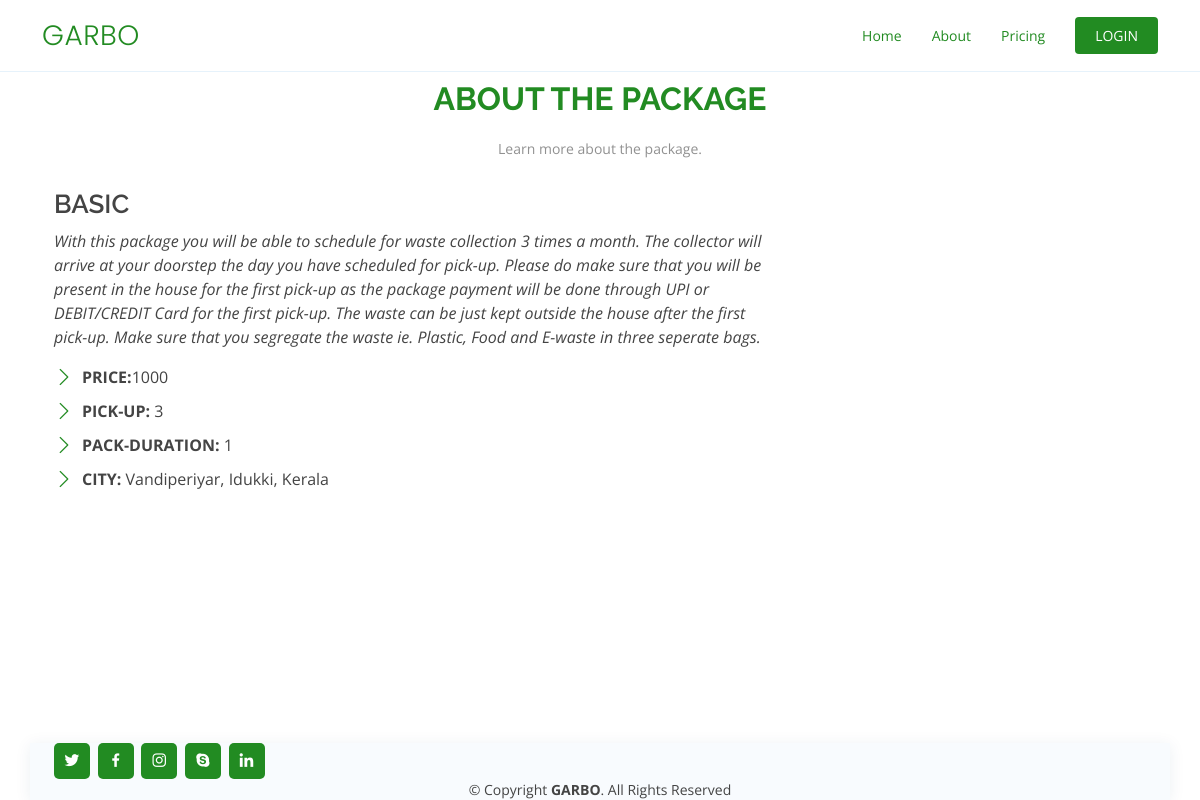
The app's page /price_details?id=1 with its own data.
### myapp/models.py (models this page shows, shortened)
class packages(models.Model):
    pack_name = models.CharField(max_length=100)
    pack_duration = models.CharField(max_length=100)
    pack_price = models.IntegerField()
    pack_details = models.TextField()
    day_pickup = models.CharField(max_length=100)

### myapp/views.py (the view)
# urls.py: path('price_details', views.price_details, name='price_details'),
def price_details(request):
    id = request.GET.get('id')
    print(id)
    up = packages.objects.get(id=int(id))
    context = {'up': up}
    return render(request, './myapp/price_details.html',context)

### myapp/templates/myapp/price_details.html (shortened to what this page needs)
{% extends 'myapp/base.html' %}
{% load static %}
{% block header %}
{% include 'myapp/header.html' %}
{% endblock %}
{% block body %}
<section id="about" class="about">
    <div class="about-me container">
      <div class="section-title">
        <h2>About the Package</h2>
        <p>Learn more about the package.</p>
      </div>
      <div class="row">
        <div class="col-lg-8 pt-4 pt-lg-0 content" data-aos="fade-left">
          <h3>{{up.pack_name}}</h3>
          <p class="fst-italic">
            {{up.pack_details}}
          </p>
          <div class="row">
            <div class="col-lg-6">
              <ul>
                <li><i class="bi bi-chevron-right"></i> <strong>PRICE:</strong>{{up.pack_price}} </li>
                <li><i class="bi bi-chevron-right"></i> <strong>PICK-UP:</strong> <span>{{up.day_pickup}}</span></li>
                <li><i class="bi bi-chevron-right"></i> <strong>PACK-DURATION:</strong> <span>{{up.pack_duration}}</span></li>
                <li><i class="bi bi-chevron-right"></i> <strong>CITY:</strong> <span>Vandiperiyar, Idukki, Kerala</span></li>
              </ul>
            </div>
      </section>
{% endblock %}

### myapp/static/myapp/assets/css/style.css (style rules this page uses)
body { font-family: "Open Sans", sans-serif; color: #444444; }
h1, h2, h3, h4, h5, h6 { font-family: "Raleway", sans-serif; }
section { padding: 80px 0; overflow: hidden; }
.section-title { text-align: center; padding-bottom: 30px; }
.section-title h2 { font-size: 32px; font-weight: bold; text-transform: uppercase; margin-bottom: 20px; padding-bottom: 0; color: #228b22; }
.section-title p { margin-bottom: 0; font-size: 14px; color: #919191; }
.about .content h3 { font-weight: 600; font-size: 26px; }
.about .content ul { list-style: none; padding: 0; }
.about .content ul li { padding-left: 28px; position: relative; }
.about .content ul li+li { margin-top: 10px; }
.about .content ul i { position: absolute; left: 0; top: 2px; font-size: 20px; color: #228b22; line-height: 1; }

### records on screen
packages: pack_name "BASIC", pack_details "With this package you will be able to schedule for waste collection 3 times a month. The collector will arrive at your doorstep the day you have scheduled for pick-up. Please do make sure that you will be present in the house for the first pick-up as the package payment will be done through UPI or DEBIT/CREDIT Card for the first pick-up. The waste can be just kept outside the house after the first pick-up. Make sure that you segregate the waste ie. Plastic, Food and E-waste in three seperate bags.", pack_price "1000", day_pickup "3", pack_duration "1"
